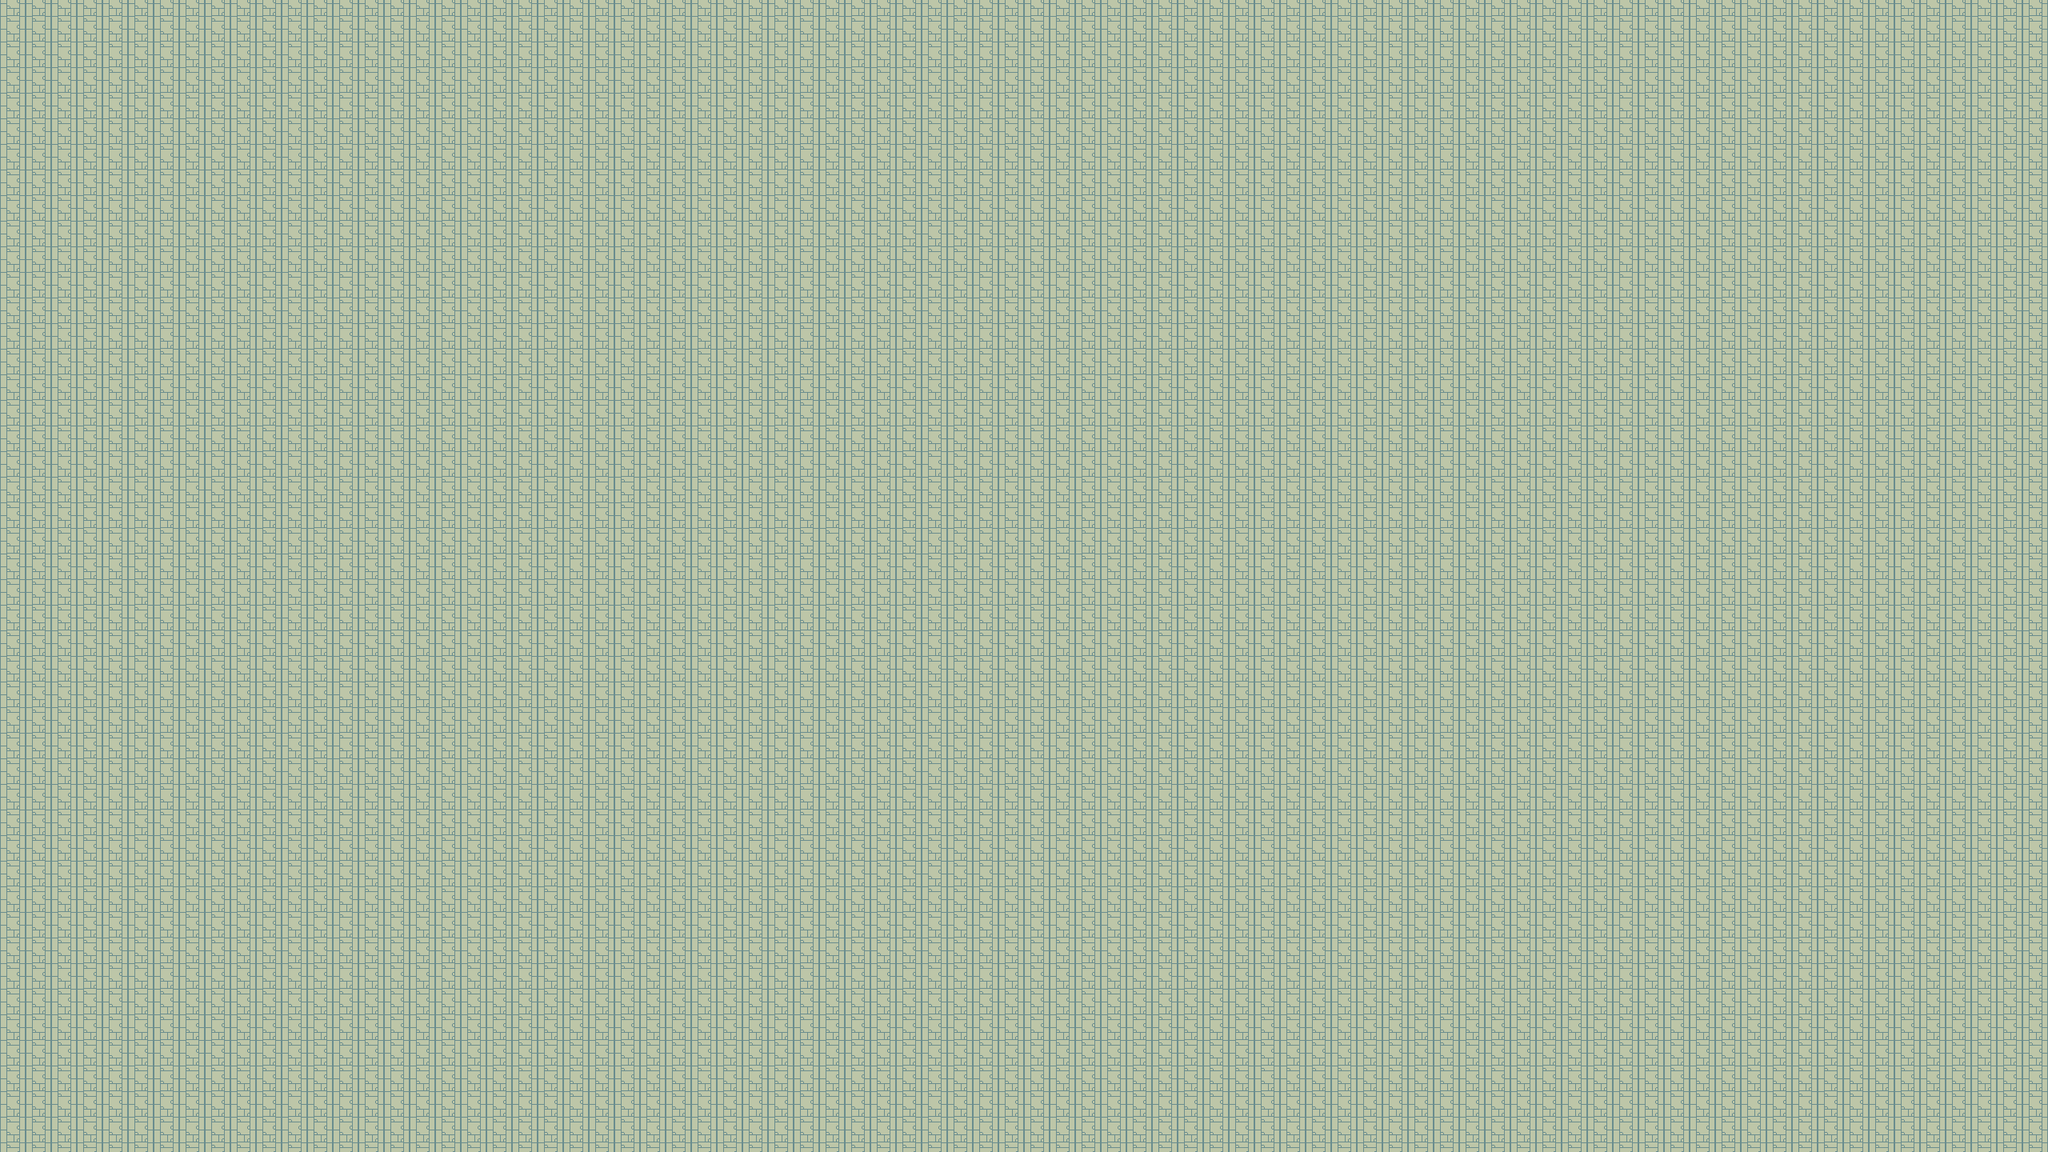

This is a level from a 2D game, rendered from its Tiled map with the project's own tilesets. A one-line summary and the map file follow, with tile-layer data summarised:
An orthogonal 80x45 tile map with 32x32 px tiles, 1 tile layer (Floor).

<map version="2017.05.16" orientation="orthogonal" renderorder="right-down" width="80" height="45" tilewidth="32" tileheight="32" nextobjectid="1">
 <tileset firstgid="1" source="../Tilesets/castlefloors_outside.tsx" />
 <layer name="Floor" width="80" height="45">
  <data>[3600 cells, 3600 non-empty, 1 distinct tile ids]</data>
 </layer>
</map>
